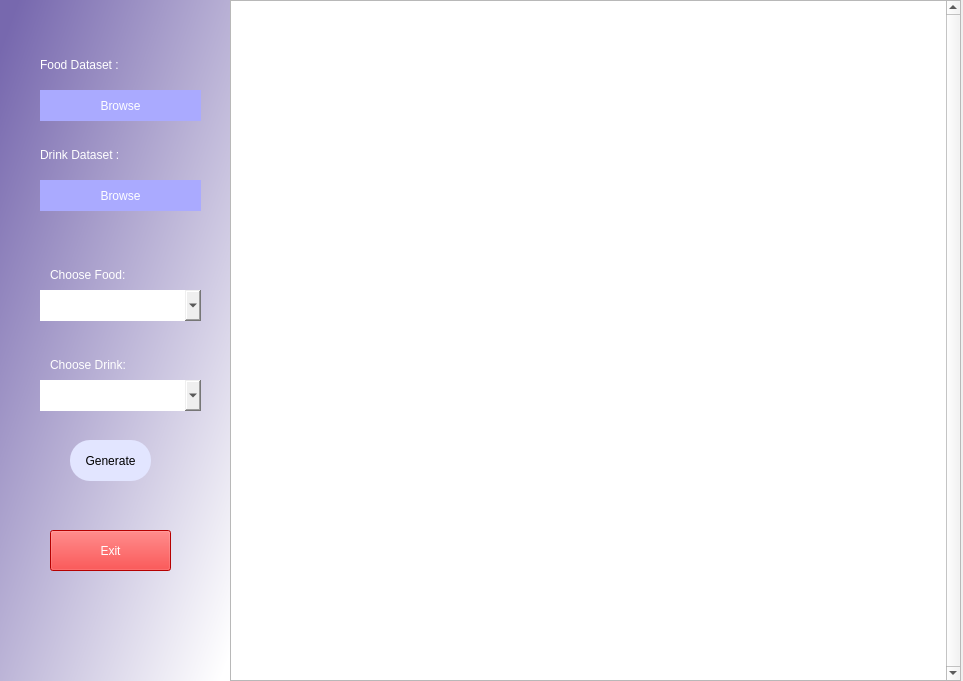
<?xml version="1.0" encoding="UTF-8"?>
<ui version="4.0">
 <class>Dialog</class>
 <widget class="QDialog" name="Dialog">
  <property name="geometry">
   <rect>
    <x>0</x>
    <y>0</y>
    <width>963</width>
    <height>681</height>
   </rect>
  </property>
  <property name="windowTitle">
   <string>Food Recomendation System</string>
  </property>
  <widget class="QWidget" name="widget" native="true">
   <property name="geometry">
    <rect>
     <x>0</x>
     <y>0</y>
     <width>231</width>
     <height>681</height>
    </rect>
   </property>
   <property name="styleSheet">
    <string notr="true">QWidget#widget{background-color:qlineargradient(spread:pad, x1:0.068, y1:0.0109091, x2:1, y2:1, stop:0 rgba(119, 104, 174, 255), stop:0.977273 rgba(255, 255, 255, 255))}
</string>
   </property>
   <widget class="QLabel" name="label_2">
    <property name="geometry">
     <rect>
      <x>40</x>
      <y>50</y>
      <width>111</width>
      <height>30</height>
     </rect>
    </property>
    <property name="styleSheet">
     <string notr="true">font: 12pt &quot;Palatino Linotype&quot;;
color: rgb(255, 255, 255);</string>
    </property>
    <property name="text">
     <string>Food Dataset :</string>
    </property>
   </widget>
   <widget class="QPushButton" name="browsefood">
    <property name="geometry">
     <rect>
      <x>40</x>
      <y>90</y>
      <width>161</width>
      <height>31</height>
     </rect>
    </property>
    <property name="styleSheet">
     <string notr="true">border-radius:20px;
font: 14pt &quot;Palatino Linotype&quot;;
color: rgb(255, 255, 255);
background-color: rgb(170, 170, 255);</string>
    </property>
    <property name="text">
     <string>Browse</string>
    </property>
   </widget>
   <widget class="QLabel" name="label_3">
    <property name="geometry">
     <rect>
      <x>40</x>
      <y>140</y>
      <width>111</width>
      <height>30</height>
     </rect>
    </property>
    <property name="styleSheet">
     <string notr="true">font: 12pt &quot;Palatino Linotype&quot;;
color: rgb(255, 255, 255);</string>
    </property>
    <property name="text">
     <string>Drink Dataset :</string>
    </property>
   </widget>
   <widget class="QPushButton" name="browsedrinks">
    <property name="geometry">
     <rect>
      <x>40</x>
      <y>180</y>
      <width>161</width>
      <height>31</height>
     </rect>
    </property>
    <property name="styleSheet">
     <string notr="true">border-radius:20px;
font: 14pt &quot;Palatino Linotype&quot;;
color: rgb(255, 255, 255);
background-color: rgb(170, 170, 255);</string>
    </property>
    <property name="text">
     <string>Browse</string>
    </property>
   </widget>
   <widget class="QComboBox" name="foodcmb">
    <property name="geometry">
     <rect>
      <x>40</x>
      <y>290</y>
      <width>161</width>
      <height>31</height>
     </rect>
    </property>
    <property name="styleSheet">
     <string notr="true">border-radius:20px;
backgroud-color:rgba(0,0,0,0);</string>
    </property>
    <item>
     <property name="text">
      <string/>
     </property>
    </item>
    <item>
     <property name="text">
      <string>Nasi Lemak</string>
     </property>
    </item>
    <item>
     <property name="text">
      <string>Nasi Goreng</string>
     </property>
    </item>
    <item>
     <property name="text">
      <string>Char Kuey Teow</string>
     </property>
    </item>
    <item>
     <property name="text">
      <string>Burger Bakar</string>
     </property>
    </item>
    <item>
     <property name="text">
      <string>Lamb Chop</string>
     </property>
    </item>
    <item>
     <property name="text">
      <string>Yong Tau Foo</string>
     </property>
    </item>
   </widget>
   <widget class="QLabel" name="label_4">
    <property name="geometry">
     <rect>
      <x>50</x>
      <y>260</y>
      <width>111</width>
      <height>30</height>
     </rect>
    </property>
    <property name="styleSheet">
     <string notr="true">font: 12pt &quot;Palatino Linotype&quot;;
color: rgb(255, 255, 255);</string>
    </property>
    <property name="text">
     <string>Choose Food:</string>
    </property>
   </widget>
   <widget class="QComboBox" name="drinkcmb">
    <property name="geometry">
     <rect>
      <x>40</x>
      <y>380</y>
      <width>161</width>
      <height>31</height>
     </rect>
    </property>
    <property name="styleSheet">
     <string notr="true">border-radius:20px;
backgroud-color:rgba(0,0,0,0);</string>
    </property>
    <item>
     <property name="text">
      <string/>
     </property>
    </item>
    <item>
     <property name="text">
      <string>Iced Chocolate</string>
     </property>
    </item>
    <item>
     <property name="text">
      <string>Air laici</string>
     </property>
    </item>
    <item>
     <property name="text">
      <string>Hot Tea</string>
     </property>
    </item>
    <item>
     <property name="text">
      <string>Hot Coffee</string>
     </property>
    </item>
   </widget>
   <widget class="QLabel" name="label_5">
    <property name="geometry">
     <rect>
      <x>50</x>
      <y>350</y>
      <width>111</width>
      <height>30</height>
     </rect>
    </property>
    <property name="styleSheet">
     <string notr="true">font: 12pt &quot;Palatino Linotype&quot;;
color: rgb(255, 255, 255);</string>
    </property>
    <property name="text">
     <string>Choose Drink:</string>
    </property>
   </widget>
   <widget class="QPushButton" name="start2btn">
    <property name="geometry">
     <rect>
      <x>70</x>
      <y>440</y>
      <width>81</width>
      <height>41</height>
     </rect>
    </property>
    <property name="styleSheet">
     <string notr="true">background-color: rgb(226, 229, 255);
border-radius:20px;</string>
    </property>
    <property name="text">
     <string>Generate</string>
    </property>
   </widget>
   <widget class="QPushButton" name="exit">
    <property name="geometry">
     <rect>
      <x>50</x>
      <y>530</y>
      <width>121</width>
      <height>41</height>
     </rect>
    </property>
    <property name="styleSheet">
     <string notr="true">background-color: rgb(255, 0, 0);
color: rgb(255, 255, 255);
font: 12pt &quot;Palatino Linotype&quot;;</string>
    </property>
    <property name="text">
     <string>Exit</string>
    </property>
   </widget>
  </widget>
  <widget class="QWidget" name="verticalLayoutWidget">
   <property name="geometry">
    <rect>
     <x>230</x>
     <y>0</y>
     <width>731</width>
     <height>681</height>
    </rect>
   </property>
   <layout class="QVBoxLayout" name="verticalLayout">
    <item>
     <widget class="QTextBrowser" name="output">
      <property name="verticalScrollBarPolicy">
       <enum>Qt::ScrollBarAlwaysOn</enum>
      </property>
     </widget>
    </item>
   </layout>
  </widget>
 </widget>
 <resources/>
 <connections/>
</ui>
